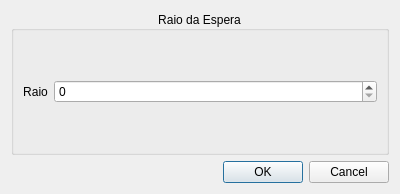
<?xml version="1.0" encoding="UTF-8"?>
<ui version="4.0">
 <class>tamanhoSphere</class>
 <widget class="QDialog" name="tamanhoSphere">
  <property name="geometry">
   <rect>
    <x>0</x>
    <y>0</y>
    <width>400</width>
    <height>194</height>
   </rect>
  </property>
  <property name="windowTitle">
   <string>Dialog</string>
  </property>
  <layout class="QVBoxLayout" name="verticalLayout_3">
   <item>
    <layout class="QVBoxLayout" name="verticalLayout_2">
     <item>
      <widget class="QGroupBox" name="groupBox">
       <property name="title">
        <string>Raio da Espera</string>
       </property>
       <property name="alignment">
        <set>Qt::AlignCenter</set>
       </property>
       <layout class="QVBoxLayout" name="verticalLayout">
        <item>
         <layout class="QHBoxLayout" name="horizontalLayout" stretch="0,95">
          <item>
           <widget class="QLabel" name="label">
            <property name="text">
             <string>Raio</string>
            </property>
            <property name="alignment">
             <set>Qt::AlignCenter</set>
            </property>
           </widget>
          </item>
          <item>
           <widget class="QSpinBox" name="spinBoxEsperaR"/>
          </item>
         </layout>
        </item>
       </layout>
      </widget>
     </item>
     <item>
      <widget class="QDialogButtonBox" name="buttonBox">
       <property name="orientation">
        <enum>Qt::Horizontal</enum>
       </property>
       <property name="standardButtons">
        <set>QDialogButtonBox::Cancel|QDialogButtonBox::Ok</set>
       </property>
      </widget>
     </item>
    </layout>
   </item>
  </layout>
 </widget>
 <resources/>
 <connections>
  <connection>
   <sender>buttonBox</sender>
   <signal>accepted()</signal>
   <receiver>tamanhoSphere</receiver>
   <slot>accept()</slot>
   <hints>
    <hint type="sourcelabel">
     <x>248</x>
     <y>254</y>
    </hint>
    <hint type="destinationlabel">
     <x>157</x>
     <y>274</y>
    </hint>
   </hints>
  </connection>
  <connection>
   <sender>buttonBox</sender>
   <signal>rejected()</signal>
   <receiver>tamanhoSphere</receiver>
   <slot>reject()</slot>
   <hints>
    <hint type="sourcelabel">
     <x>316</x>
     <y>260</y>
    </hint>
    <hint type="destinationlabel">
     <x>286</x>
     <y>274</y>
    </hint>
   </hints>
  </connection>
 </connections>
</ui>
